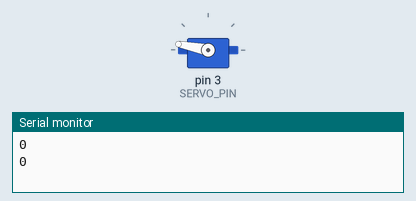
Simulated run of this sketch. Board: Arduino Uno, built with avr-gcc and run on an emulated ATmega328P. Parts: servo, the last lines printed to the serial monitor. Random numbers use the default seed unless the sketch sets one.

Above: at 0.33 s.
At 9.9 s:
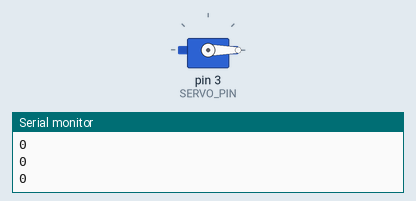
At 25.0 s:
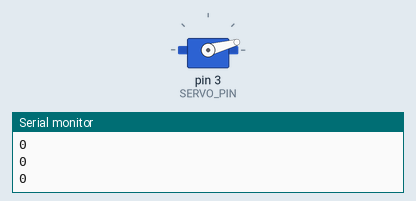
At 39.77 s:
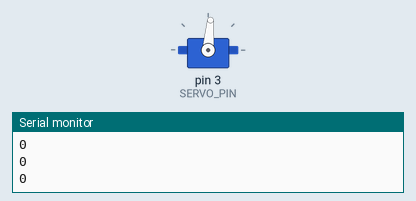
Timing chart, 0 to 40.0 s (numbered marks = the images above):
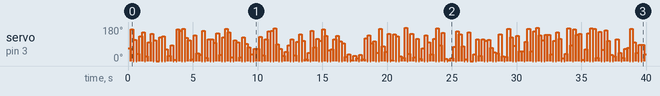

The sketch:

IR_servo.ino
```cpp
// (licence header left out)
#include <IRremote.h> // include IR remote library
#include <Servo.h>    // include Servo control library


Servo myservo; // declare servo

int RECV_PIN = 11; //IR receiver should be attached to Pin11
int SERVO_PIN = 3; //Servo to be attached to Pin3

IRrecv irrecv(RECV_PIN);  //setup IRreceiver only Pin11 works.
decode_results results;   //devoder for received IR signal.

void setup()
{
  Serial.begin(9600);
  irrecv.enableIRIn(); // Start the receiver

  myservo.attach(SERVO_PIN); // attach serto to SERVO_PIN

}

void loop() {

  int signal = digitalRead(RECV_PIN);
  Serial.println(signal);

  if (signal == 0) {
    myservo.write(random(180));
    delay(200);
    irrecv.resume(); // Receive the next value

   myservo.write(0);
   delay(20);
  }


}
```
